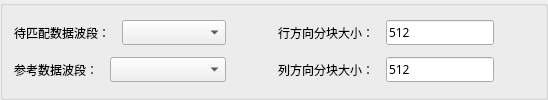
                  <widget class="QGroupBox" name="groupBox_14">
                   <property name="sizePolicy">
                    <sizepolicy hsizetype="Preferred" vsizetype="Preferred">
                     <horstretch>0</horstretch>
                     <verstretch>0</verstretch>
                    </sizepolicy>
                   </property>
                   <property name="minimumSize">
                    <size>
                     <width>0</width>
                     <height>0</height>
                    </size>
                   </property>
                   <property name="title">
                    <string/>
                   </property>
                   <layout class="QGridLayout" name="gridLayout_47">
                    <item row="0" column="0">
                     <layout class="QHBoxLayout" name="horizontalLayout_23">
                      <property name="spacing">
                       <number>12</number>
                      </property>
                      <item>
                       <layout class="QVBoxLayout" name="verticalLayout_17">
                        <property name="spacing">
                         <number>12</number>
                        </property>
                        <item>
                         <layout class="QHBoxLayout" name="horizontalLayout_19" stretch="1,2,0">
                          <item>
                           <widget class="QLabel" name="imageMatch_waitMatchDataBandLabel">
                            <property name="font">
                             <font>
                              <family>Source Han Sans SC Medium</family>
                              <pointsize>9</pointsize>
                              <weight>7</weight>
                              <italic>false</italic>
                              <bold>false</bold>
                             </font>
                            </property>
                            <property name="text">
                             <string>待匹配数据波段：</string>
                            </property>
                           </widget>
                          </item>
                          <item>
                           <widget class="QComboBox" name="imageMatch_waitMatchDataBandBox">
                            <property name="font">
                             <font>
                              <family>Source Han Sans SC Medium</family>
                              <pointsize>9</pointsize>
                              <weight>7</weight>
                              <italic>false</italic>
                              <bold>false</bold>
                             </font>
                            </property>
                           </widget>
                          </item>
                          <item>
                           <spacer name="horizontalSpacer_58">
                            <property name="orientation">
                             <enum>Qt::Horizontal</enum>
                            </property>
                            <property name="sizeHint" stdset="0">
                             <size>
                              <width>40</width>
                              <height>20</height>
                             </size>
                            </property>
                           </spacer>
                          </item>
                         </layout>
                        </item>
                        <item>
                         <layout class="QHBoxLayout" name="horizontalLayout_20" stretch="1,2,0">
                          <item>
                           <widget class="QLabel" name="imageMatch_referenceDataBandLabel">
                            <property name="font">
                             <font>
                              <family>Source Han Sans SC Medium</family>
                              <pointsize>9</pointsize>
                              <weight>7</weight>
                              <italic>false</italic>
                              <bold>false</bold>
                             </font>
                            </property>
                            <property name="text">
                             <string>参考数据波段：</string>
                            </property>
                           </widget>
                          </item>
                          <item>
                           <widget class="QComboBox" name="imageMatch_referenceDataBandBox">
                            <property name="minimumSize">
                             <size>
                              <width>116</width>
                              <height>0</height>
                             </size>
                            </property>
                            <property name="font">
                             <font>
                              <family>Source Han Sans SC Medium</family>
                              <pointsize>9</pointsize>
                              <weight>7</weight>
                              <italic>false</italic>
                              <bold>false</bold>
                             </font>
                            </property>
                           </widget>
                          </item>
                          <item>
                           <spacer name="horizontalSpacer_59">
                            <property name="orientation">
                             <enum>Qt::Horizontal</enum>
                            </property>
                            <property name="sizeHint" stdset="0">
                             <size>
                              <width>40</width>
                              <height>20</height>
                             </size>
                            </property>
                           </spacer>
                          </item>
                         </layout>
                        </item>
                       </layout>
                      </item>
                      <item>
                       <layout class="QVBoxLayout" name="verticalLayout_16">
                        <property name="spacing">
                         <number>12</number>
                        </property>
                        <item>
                         <layout class="QHBoxLayout" name="horizontalLayout_21" stretch="0,0,0">
                          <item>
                           <widget class="QLabel" name="label_18">
                            <property name="font">
                             <font>
                              <family>Source Han Sans SC Medium</family>
                              <pointsize>9</pointsize>
                              <weight>7</weight>
                              <italic>false</italic>
                              <bold>false</bold>
                             </font>
                            </property>
                            <property name="text">
                             <string>行方向分块大小：</string>
                            </property>
                           </widget>
                          </item>
                          <item>
                           <widget class="QLineEdit" name="lineEdit_10">
                            <property name="font">
                             <font>
                              <family>Source Han Sans SC Medium</family>
                              <pointsize>9</pointsize>
                              <weight>7</weight>
                              <italic>false</italic>
                              <bold>false</bold>
                             </font>
                            </property>
                            <property name="text">
                             <string>512</string>
                            </property>
                           </widget>
                          </item>
                          <item>
                           <spacer name="horizontalSpacer_60">
                            <property name="orientation">
                             <enum>Qt::Horizontal</enum>
                            </property>
                            <property name="sizeHint" stdset="0">
                             <size>
                              <width>40</width>
                              <height>20</height>
                             </size>
                            </property>
                           </spacer>
                          </item>
                         </layout>
                        </item>
                        <item>
                         <layout class="QHBoxLayout" name="horizontalLayout_22">
                          <item>
                           <widget class="QLabel" name="label_19">
                            <property name="font">
                             <font>
                              <family>Source Han Sans SC Medium</family>
                              <pointsize>9</pointsize>
                              <weight>7</weight>
                              <italic>false</italic>
                              <bold>false</bold>
                             </font>
                            </property>
                            <property name="text">
                             <string>列方向分块大小：</string>
                            </property>
                           </widget>
                          </item>
                          <item>
                           <widget class="QLineEdit" name="lineEdit_11">
                            <property name="font">
                             <font>
                              <family>Source Han Sans SC Medium</family>
                              <pointsize>9</pointsize>
                              <weight>7</weight>
                              <italic>false</italic>
                              <bold>false</bold>
                             </font>
                            </property>
                            <property name="text">
                             <string>512</string>
                            </property>
                           </widget>
                          </item>
                          <item>
                           <spacer name="horizontalSpacer_61">
                            <property name="orientation">
                             <enum>Qt::Horizontal</enum>
                            </property>
                            <property name="sizeHint" stdset="0">
                             <size>
                              <width>40</width>
                              <height>20</height>
                             </size>
                            </property>
                           </spacer>
                          </item>
                         </layout>
                        </item>
                       </layout>
                      </item>
                     </layout>
                    </item>
                   </layout>
                  </widget>
